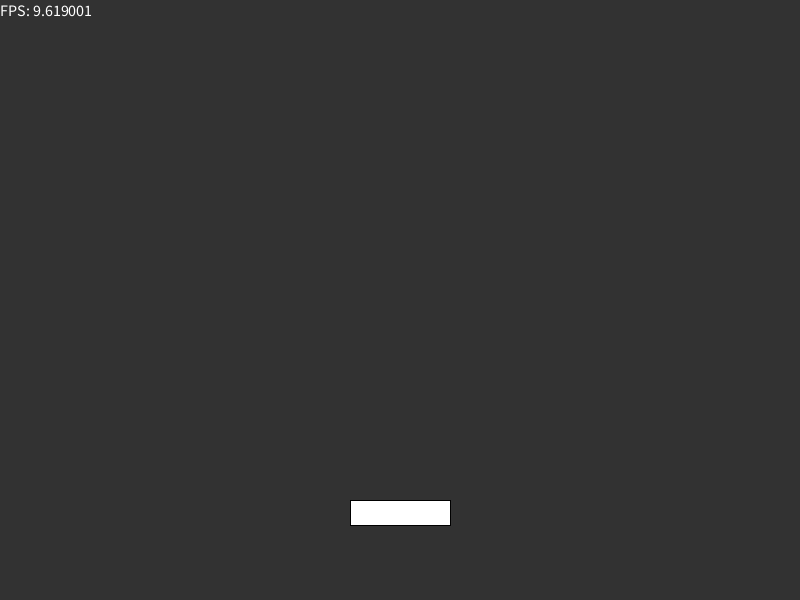
Frame 1 (no input)
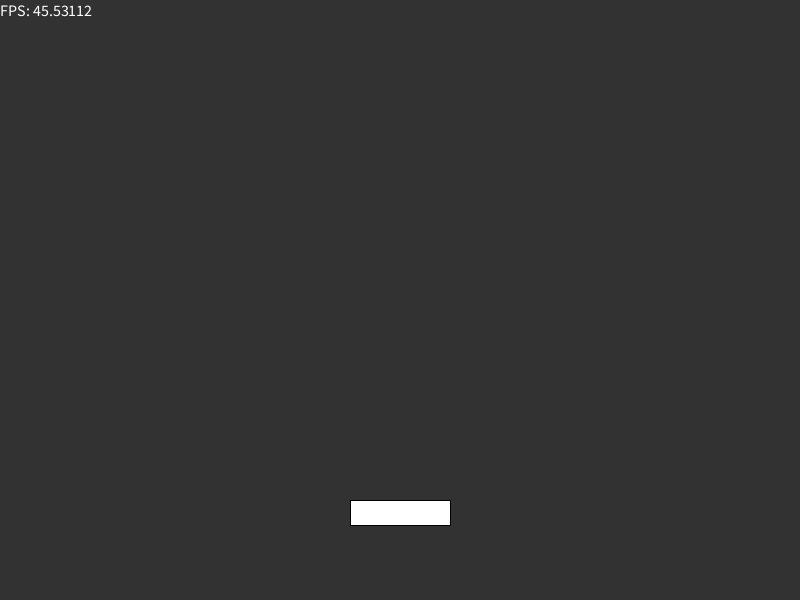
Frame 60 (the mouse pressed at the canvas centre just before this capture)
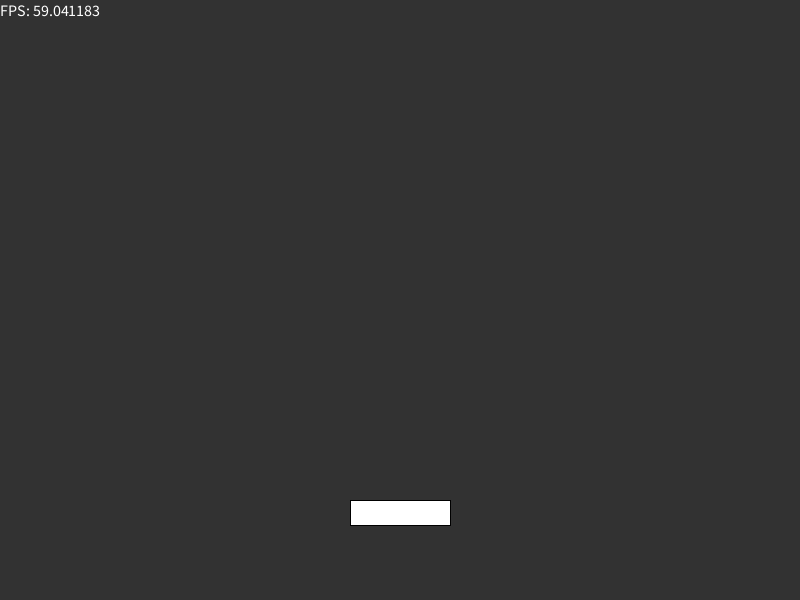
Frame 120 (the mouse held since frame 60 and released just before this capture)

The Processing sketch that drew these frames (run headless with seeded random() and noise(); from frame 60 on, the mouse is pressed at the canvas centre):

// Processing sketch: arkanoid_clone
// ── arkanoid_clone.pde
class Player {
  float x;
  float y;
  float pWidth;
  float pHeight;

  float speed;

  Player(float posX, float posY) {
    x = posX;
    y = posY;
    pWidth = 100;
    pHeight = 25;

    speed = 0;
  }

  public void draw() {
    rect(x, y, pWidth, pHeight);
  }
}

Player player;
long timeA;
long timeB;
float deltaTime;

void setup() {
  frameRate(60);
  size(800, 600);
  textSize(16);
  fill(255);
  timeA = millis();
  player = new Player((width / 2) - 50, height - 100);
}

void draw() {
  timeB = millis();
  deltaTime = timeB - timeA;
  timeA = timeB;

  if (keyPressed) {
    if (key == 'a') {
      player.speed = constrain(player.speed - 0.08, -2, 0);
    } else if (key == 'd') {
      player.speed = constrain(player.speed + 0.08, 0, 2);
    }
  } else {
    if (player.speed < 0) {
      player.speed = constrain(player.speed + 0.02, -10, 0);
    } else if (player.speed > 0) {
      player.speed = constrain(player.speed - 0.02, 0, 10);
    }
  }
  
  player.x += player.speed * deltaTime;
  
  if (player.x < 0) {
    player.x = 0;
    player.speed = 0;
  } else if (player.x + player.pWidth > width) {
    player.x = width - player.pWidth;
    player.speed = 0;
  }

  background(50);
  text("FPS: " + frameRate, 0, 16);
  player.draw();
}
